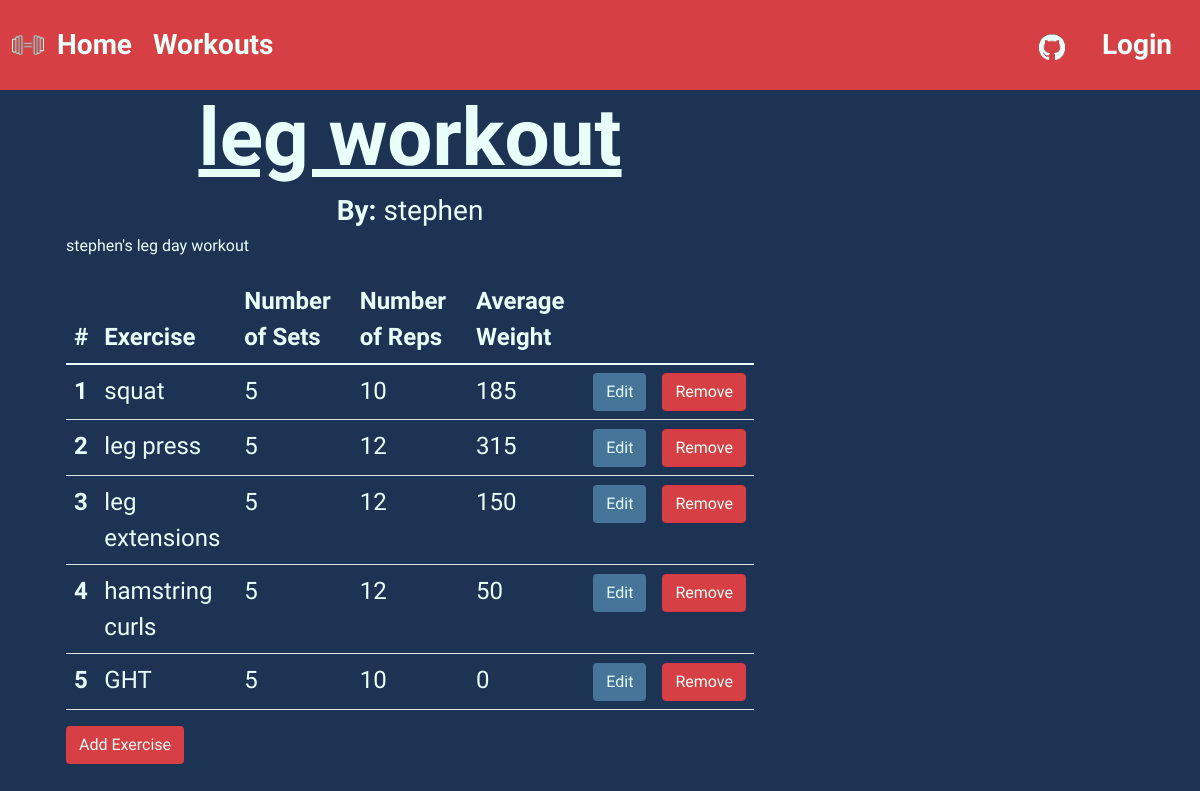
Page /workouts/71/ on the committed database.
### workout_app/models.py (models this page shows, shortened)
class Workout(models.Model):
    workout_title = models.CharField(max_length=20)
    description = models.TextField(max_length=200)
    author = models.CharField(max_length=20)

class Exercise(models.Model):
    workout = models.ForeignKey('workout_app.workout',related_name = 'exercises',on_delete=models.CASCADE)
    name = models.CharField(max_length=20)
    number_of_sets = models.CharField(max_length=2)
    number_of_reps = models.CharField(max_length=2)
    weight = models.CharField(max_length=3)

### workout_app/views.py (the view)
# urls.py: path('workouts/<int:pk>/',views.WorkoutDetailView.as_view(),name='workout_detail'),
class WorkoutDetailView(DetailView):
    model = Workout

### workout_app/templates/workout_app/workout_detail.html (shortened to what this page needs)
{% extends 'base.html' %}
{% load static %}
{% block content %}
<div class="container workout-detail">
    <h1 class="workout-title">{{ workout.workout_title }}</h1>
    <h3 class="workout-author"><strong>By: </strong>{{ workout.author }}</h3>
    <h2 class="workout-desc">{{ workout.description }}</h2>
    <table class="table">
        <thead>
        <tr>
            <th scope="col">#</th>
            <th scope="col">Exercise</th>
            <th scope="col">Number of Sets</th>
            <th scope="col">Number of Reps</th>
            <th scope="col">Average Weight</th>
        </tr>
        </thead>
        <tbody>
        {% for exercise in workout.exercises.all %}
        <tr>
            {% if forloop.counter %}<th scope="row">{{ forloop.counter }}</th>{% endif %}
            <td>{{ exercise.name }}</td>
            <td>{{ exercise.number_of_sets }}</td>
            <td>{{ exercise.number_of_reps }}</td>
            <td>{{ exercise.weight }}</td>
            <td><a class="btn btn-edit" href="{% url 'edit_exercise' exercise.workout_id exercise.pk %}">Edit</a></td>
            <td><button type="button" class="btn btn-danger btn-remove" data-bs-toggle="modal" data-bs-target="#removeModal">Remove</button></td>
        </tr>
            {% endfor %}
        </tbody>
    </table>
    <a class="btn btn-remove" href="{% url 'add_exercise' workout.pk %}">Add Exercise</a>
</div>
{% endblock %}

### workout_app/static/css/test.css (style rules this page uses)
body { background-color: #1D3354; }
.btn-remove { font-family: 'Koulen', cursive; color: #E9FFF9; background-color: #D64045; }
.workout-detail { font-family: 'Koulen', cursive; color: #E9FFF9; }
.workout-title { font-size: 5rem; text-align: center; font-weight: bold; text-decoration: underline; }
.workout-author { text-align: center; }
.workout-desc { font-size: 1rem; margin-bottom: 20px; }
.table { font-family: 'Koulen', cursive; color: #E9FFF9; font-size: 1.5rem; }
.btn-edit { font-family: 'Koulen', cursive; color: #E9FFF9; background-color: #467599; }

### rows in the picture
Workout: workout_title "leg workout", author "stephen", description "stephen's leg day workout"
Exercise: name "squat", number_of_sets "5", number_of_reps "10", weight "185"
Exercise: name "leg press", number_of_sets "5", number_of_reps "12", weight "315"
Exercise: name "leg extensions", number_of_sets "5", number_of_reps "12", weight "150"
Exercise: name "hamstring curls", number_of_sets "5", number_of_reps "12", weight "50"
Exercise: name "GHT", number_of_sets "5", number_of_reps "10", weight "0"
